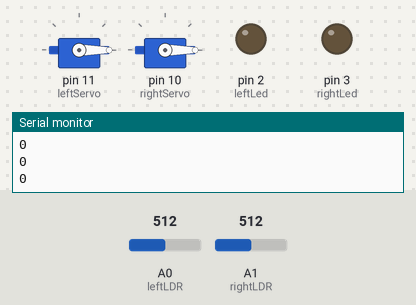
Recording of a sketch running on a simulated Arduino Uno, built with avr-gcc and run on an emulated ATmega328P. On the bench: 2 × servo, output pins drawn as LEDs (lit = HIGH), the last lines printed to the serial monitor. The inputs (shaded band) are chosen by the test bench; at power-on: A0 (leftLDR) = 512, A1 (rightLDR) = 512.

Above: at 0.4 s.
At 10.9 s:
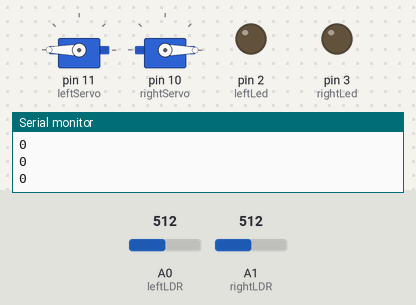
At 38.7 s:
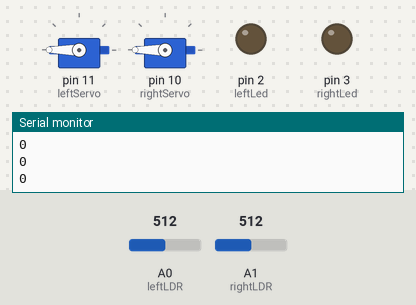
Timing chart, 0 to 40.0 s (numbered marks = the images above):
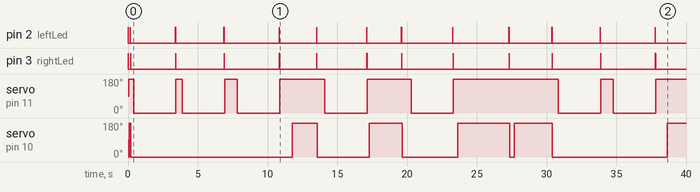

Measured:
- by itself, servo on pin 11 (leftServo): 90° → 180° at 0.04 s, → 0° 0.36 s later, → 180° 3.0 s later, → 0° 0.44 s later, … (15 changes in this stretch)

The sketch:

goliath.ino
```cpp
#include <Servo.h>

#define leftLDR A0
#define rightLDR A1
#define leftLed 2
#define rightLed 3

#define threshold 40

Servo leftServo;
Servo rightServo;

void setup() {
  leftServo.attach(11);
  rightServo.attach(10);

  pinMode(leftLDR, INPUT);
  pinMode(rightLDR, INPUT);
  pinMode(leftLed, OUTPUT);
  pinMode(rightLed, OUTPUT);

  digitalWrite(leftLed, LOW);
  digitalWrite(rightLed, LOW);

  Serial.begin(115200);
}

void loop() {
  int left = readSensor(leftLDR, leftLed);
  int right = readSensor(rightLDR, rightLed);

  if((left >= threshold) && (right >= threshold))
  {
    forward();
  }

  else if (left >= threshold && right < threshold)
  {
    backward();
    delay(750);
    turnLeft();
    delay(millis()%2000+100);
  }

  else if (left < threshold && right >= threshold)
  {
    backward();
    delay(750);
    turnRight();
    delay(millis()%2000+100);
  }

  else
  {
    backward();
    delay(millis()%1000);
    if(millis()%2)
    {
      turnLeft();
      delay(millis()%5000);
    }
    else
    {
      turnRight();
      delay(3000);
    }
  }
}

int readSensor(int ldr, int led)
{
  digitalWrite(led, HIGH);
  delay(10);
  int reading1 = analogRead(ldr);
  digitalWrite(led, LOW);
  delay(10);
  int reading2 = analogRead(ldr);

  Serial.println(reading1-reading2);

  return (reading1-reading2);
}

void forward()
{
  leftServo.write(0);
  rightServo.write(180);
}

void turnLeft()
{
  leftServo.write(180);
  rightServo.write(180);
}

void turnRight()
{
  leftServo.write(0);
  rightServo.write(0);
}

void backward()
{
  leftServo.write(180);
  rightServo.write(0);
}
```
